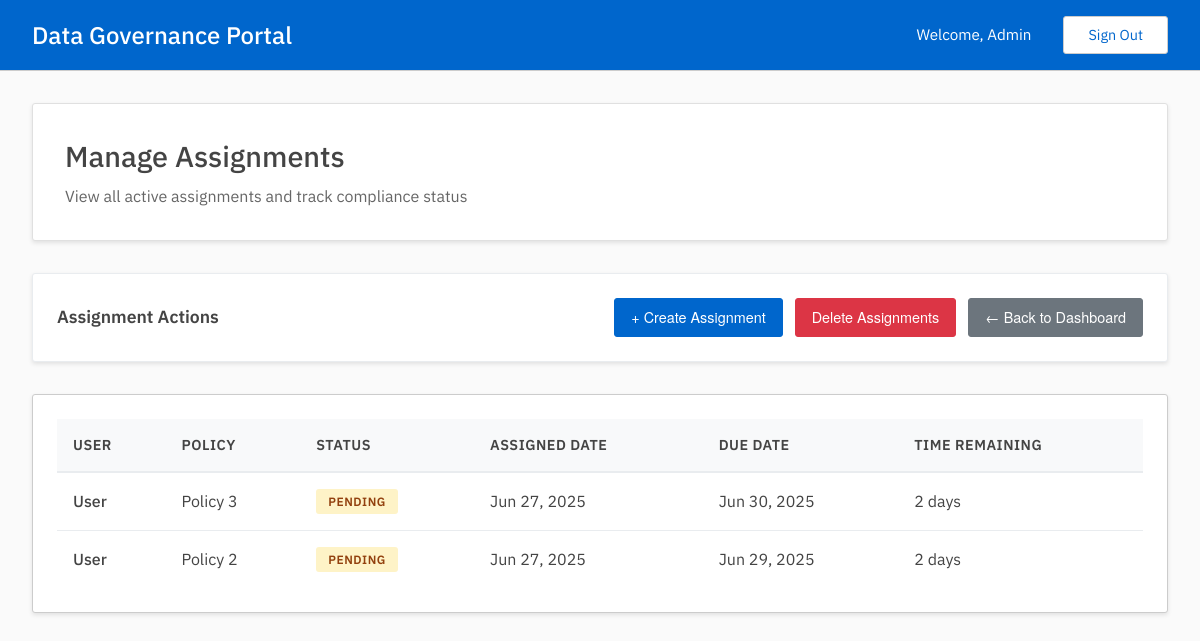
The app's page /admin/manage_assignments (signed in), older data.
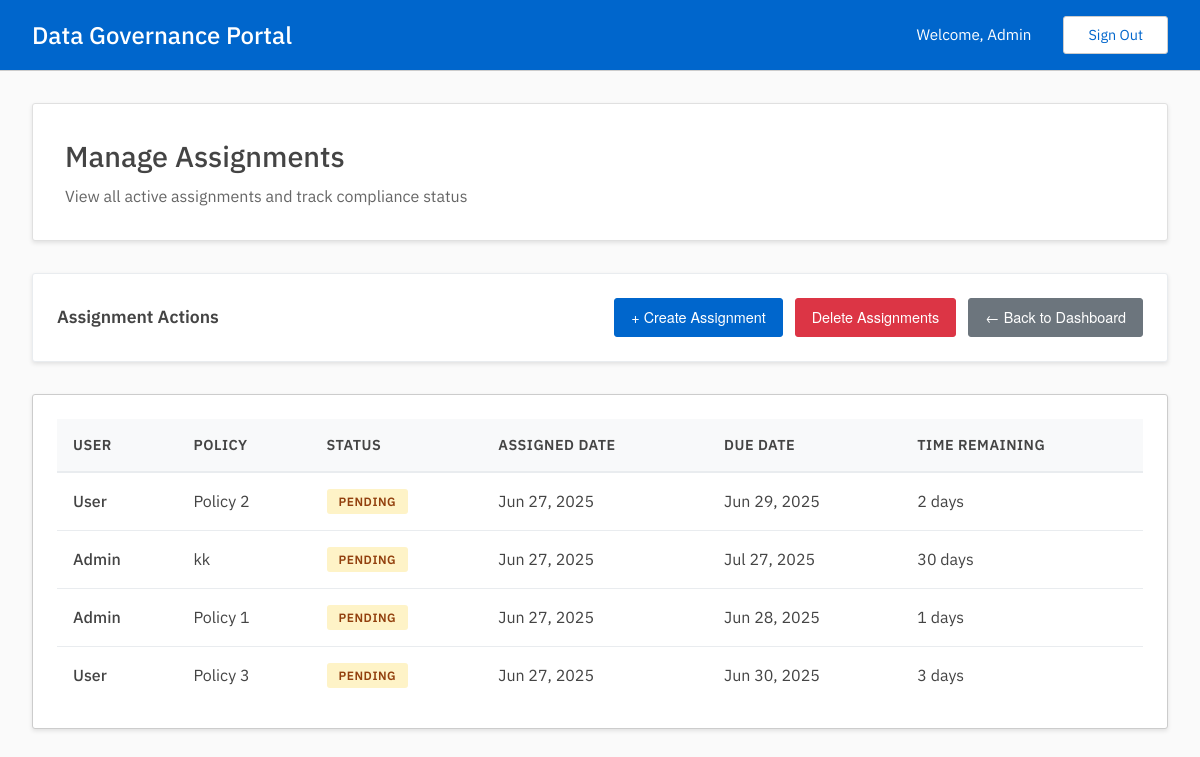
The same page, newer data.
### tables this page shows
CREATE TABLE assignments(
        uuid TEXT UNIQUE NOT NULL PRIMARY KEY,
        user TEXT NOT NULL,
        policy TEXT NOT NULL,
        assigned_at INTEGER,
        timeframe_seconds INTEGER,
        completed_at INTEGER,
        FOREIGN KEY (user) REFERENCES users(uuid) ON DELETE CASCADE ON UPDATE CASCADE,
        FOREIGN KEY (policy) REFERENCES policies(uuid) ON DELETE CASCADE ON UPDATE CASCADE
        );

CREATE TABLE users(
        uuid TEXT UNIQUE NOT NULL PRIMARY KEY,
        email TEXT UNIQUE NOT NULL,
        password_hash TEXT NOT NULL,
        name TEXT NOT NULL,
        is_admin INTEGER NOT NULL DEFAULT 0
        );

CREATE TABLE policies(
        uuid TEXT UNIQUE NOT NULL PRIMARY KEY,
        name TEXT UNIQUE NOT NULL,
        description TEXT,
        pdf_link TEXT
        );

### admin.py (the view)
@admin.route('/manage_assignments', methods=['GET'])
@admin_required
def manage_assignments():
    assignments = read_get_pending_assignments()
    return render_template('admin/manage_assignments/hub.html',
                         assignments=assignments["data"],
                         now=int(time()))

### app.py (called while the page is built)
@app.template_filter('timestamp_to_date')
def timestamp_to_date(timestamp):
    if timestamp:
        try:
            dt = datetime.fromtimestamp(timestamp)
            return dt.strftime('%b %d, %Y')
        except (ValueError, TypeError):
            return 'Invalid Date'
    return 'N/A'

### auth.py (called while the page is built)
def admin_required(f):
    @wraps(f)
    def wrap(*args, **kwargs):
        if session['user']['is_admin']:
            return f(*args, **kwargs)
        else:
            print("403: User is not an admin.")
            return redirect(url_for('user.dashboard'))
    return wrap

### db.py (called while the page is built)
def get_conn_curs():
    conn = sqlite3.connect(DATABASE)
    conn.row_factory = sqlite3.Row
    curs = conn.cursor()
    curs.execute("PRAGMA foreign_keys = ON")
    return conn, curs

def commit_close(conn, curs):
    conn.commit()
    curs.close()
    conn.close()

def get_pending_assignments():
    conn, curs = get_conn_curs()
    curs.execute("""
        SELECT a.*, u.name as user_name, p.name as policy_name
        FROM assignments a
        JOIN users u ON a.user = u.uuid
        JOIN policies p ON a.policy = p.uuid
        WHERE a.completed_at IS NULL
    """)
    assignments = curs.fetchall()
    commit_close(conn, curs)
    return {
        "status": "200",
        "message": "Pending assignments found successfully",
        "data": assignments
    }

### templates/admin/manage_assignments/hub.html (shortened to what this page needs)
{% extends "base.html" %}
{% block content %}
<div class="dashboard-header">
    <h2>Manage Assignments</h2>
    <p>View all active assignments and track compliance status</p>
</div>
<div class="quick-actions">
    <h3 class="quick-actions-title">Assignment Actions</h3>
    <div class="quick-actions-buttons">
        <a href="{{ url_for('admin.create_assignment') }}" class="btn btn-action">
            + Create Assignment
        </a>
        <a href="{{ url_for('admin.delete_assignment') }}" class="btn btn-danger">
            Delete Assignments
        </a>
        <a href="{{ url_for('admin.dashboard') }}" class="btn btn-secondary">
            ← Back to Dashboard
        </a>
    </div>
</div>
<div class="table-container">
    {% if assignments %}
    <table class="data-table">
        <thead>
            <tr>
                <th>User</th>
                <th>Policy</th>
                <th>Status</th>
                <th>Assigned Date</th>
                <th>Due Date</th>
                <th>Time Remaining</th>
            </tr>
        </thead>
        <tbody>
            {% for assignment in assignments %}
            <tr>
                <td>
                    <div style="font-weight: 500;">{{ assignment["user_name"] }}</div>
                </td>
                <td>{{ assignment["policy_name"] }}</td>
                <td>
                    {% if assignment["completed_at"] %}
                        <span class="status-badge status-completed">Completed</span>
                    {% else %}
                        {% set time_left = (assignment["assigned_at"] + assignment["timeframe_seconds"]) - now %}
                        {% if time_left < 0 %}
                            <span class="status-badge status-overdue">Overdue</span>
                        {% else %}
                            <span class="status-badge status-pending">Pending</span>
                        {% endif %}
                    {% endif %}
                </td>
                <td>{{ assignment["assigned_at"] | timestamp_to_date }}</td>
                <td>
                    {{ (assignment["assigned_at"] + assignment["timeframe_seconds"]) | timestamp_to_date }}
                </td>
                <td>
                    {% if not assignment["completed_at"] %}
                        {% set time_left = (assignment["assigned_at"] + assignment["timeframe_seconds"]) - now %}
                        {% if time_left > 0 %}
                            {{ (time_left / 86400) | round | int }} days
                        {% else %}
                            <span style="color: #dc3545; font-weight: 500;">
                                {{ ((time_left / 86400) | abs | round | int) }} days overdue
                            </span>
                        {% endif %}
                    {% else %}
                        <span style="color: #28a745;">✓ Completed</span>
                    {% endif %}
                </td>
            </tr>
            {% endfor %}
        </tbody>
    </table>
    {% else %}
    <div class="empty-state">
        <div class="empty-state-icon">📋</div>
        <p class="empty-state-text">No assignments found. Create a new assignment to get started.</p>
    </div>
    {% endif %}
</div>
{% endblock %}

### templates/base.html (shortened to what this page needs)
<!DOCTYPE html>
<html lang="en">
<head>
    <link rel="stylesheet" href="{{ url_for('static', filename='styles.css') }}">
</head>
<body>
    {% if session.get('user') %}
    <header class="header">
        <div class="header-content">
            <div class="header-left">
                <h1>Data Governance Portal</h1>
            </div>
            <div class="header-right">
                <span class="welcome-text">Welcome, {{ session['user']['name'] }}</span>
                <a href="{{ url_for('login') }}" class="sign-out-btn">Sign Out</a>
            </div>
        </div>
    </header>
    {% endif %}
    <main class="main-content">
        {% block content %}{% endblock %}
    </main>
</body>
</html>

### static/styles.css (style rules this page uses)
* { margin: 0; padding: 0; box-sizing: border-box; }
body { font-family: 'IBM Plex Sans'; color: #444; line-height: 1.42; min-height: 100vh; display: flex; flex-direction: column; background-color: #fafafa; }
.header { background-color: #06c; color: white; padding: 1rem 0; box-shadow: rgba(0,0,0,0.2) 0 2px 8px; border-bottom: 1px solid #ccc; }
.header-content { max-width: 1200px; margin: 0 auto; color: white; padding: 0 2rem; display: flex; justify-content: space-between; align-items: center; }
.header-left { display: flex; align-items: center; gap: 0.5rem; }
.header h1 { font-size: 1.5rem; font-weight: 500; color: white; }
.header-right { display: flex; align-items: center; gap: 2rem; }
.welcome-text { font-size: 0.95rem; color: white; }
.sign-out-btn { background-color: transparent; color: #06c; border: 1px solid #ccc; padding: 0.5rem 1.5rem; border-radius: 3px; text-decoration: none; transition: all 0.3s ease; font-size: 0.9rem; background-color: white; }
.main-content { flex: 1; max-width: 1200px; width: 100%; margin: 0 auto; background-color: #fafafa; padding: 2rem; }
.dashboard-header { background-color: white; padding: 2rem; border-radius: 3px; margin-bottom: 2rem; box-shadow: rgba(0,0,0,0.1) 0 2px 4px; border: 1px solid #e0e0e0; }
.dashboard-header h2 { color: #444; font-size: 1.8rem; margin-bottom: 0.5rem; font-weight: 500; }
.dashboard-header p { color: #666; font-size: 1rem; }
.table-container { background-color: white; border-radius: 3px; padding: 1.5rem; box-shadow: rgba(0,0,0,0.1) 0 2px 4px; border: 1px solid #ccc; overflow-x: auto; }
.data-table { width: 100%; border-collapse: collapse; }
.data-table th { background-color: #f8f9fa; color: #444; font-weight: 600; text-align: left; padding: 1rem; border-bottom: 2px solid #e9ecef; font-size: 0.9rem; text-transform: uppercase; letter-spacing: 0.5px; }
.data-table td { padding: 1rem; border-bottom: 1px solid #e9ecef; color: #444; }
.data-table tr:last-child td { border-bottom: none; }
.btn { padding: 0.5rem 1rem; border-radius: 3px; text-decoration: none; font-size: 0.9rem; cursor: pointer; transition: all 0.3s ease; border: 1px solid transparent; display: inline-block; text-align: center; font-family: 'Helvetica Neue', 'Helvetica', 'Arial', sans-serif; }
.btn-action { background-color: #06c; color: white; border-color: #06c; }
.btn-secondary { background-color: #6c757d; color: white; border-color: #6c757d; }
.btn-danger { background-color: #dc3545; color: white; border-color: #dc3545; }
.status-badge { display: inline-block; padding: 0.25rem 0.75rem; border-radius: 3px; font-size: 0.75rem; font-weight: 600; text-transform: uppercase; letter-spacing: 0.5px; }
.status-pending { background: #fef3c7; color: #92400e; }
.quick-actions { background: white; border-radius: 3px; padding: 1.5rem; margin-bottom: 2rem; box-shadow: rgba(0,0,0,0.1) 0 2px 4px; border: 1px solid #e9ecef; display: flex; justify-content: space-between; align-items: center; flex-wrap: wrap; gap: 1rem; }
.quick-actions-title { font-size: 1.1rem; font-weight: 600; color: #444; }
.quick-actions-buttons { display: flex; gap: 0.75rem; flex-wrap: wrap; }

Row changes from the older to the newer data that the page shows:
removed assignments: user_name "User", policy_name "Policy 3", shows "PENDING", assigned_at "Jun 27, 2025", assigned_at+timeframe_seconds "Jun 30, 2025"
now on this page (row unchanged): users: user.name "Admin"
added assignments: user_name "Admin", policy_name "kk", shows "PENDING", assigned_at "Jun 27, 2025", assigned_at+timeframe_seconds "Jul 27, 2025"
added assignments: user_name "Admin", policy_name "Policy 1", shows "PENDING", assigned_at "Jun 27, 2025", assigned_at+timeframe_seconds "Jun 28, 2025"
added assignments: user_name "User", policy_name "Policy 3", shows "PENDING", assigned_at "Jun 27, 2025", assigned_at+timeframe_seconds "Jun 30, 2025"
Text that changed along with them:
{{ session['user']['name'] }}: "Admin" → (not shown)
